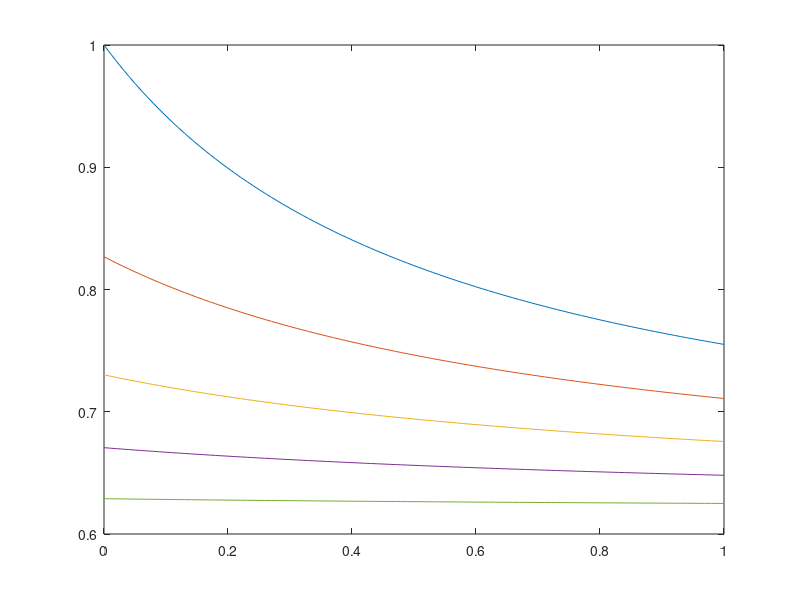

The MATLAB script that drew this image:
gG=1.00;    ...prob. pays off if good
gB=0.30;    ...prob. pays off if bad
y=3;           ...output
D=1;             ...investment size
r=1.01;          ...risk free rate
g1=0.35;          ...Pr(A|G)=g1+(g2+g3)pi
g2=0.55;          ...Pr(B|G)=g2(1-pi)
g3=0.1;          ...Pr(C|G)=g3(1-pi)
b1=0.1;          ...Pr(A|L)=(b2+b3)pi
b2=g2;          ...Pr(B|L)=b2(1-pi)
b3=1-b2-b1;          ...Pr(C|L)=b1+b3(1-pi)
alf=3;           ...c(pi)=1/alpha * pi^alpha

l=0.6
w=0.6

pi=0:0.01:1;
lp=length(pi);

%omega cutoffs and interest rates
% wbar=zeros(3,2,lp);
% wbar(2,1,:)=-(1-l)*(y*gB-D*r)/(l*(y*gG-D*r)-(1-l)*(y*gB-D*r));
% wbar(2,2,:)=l*(y*gG-D*r)/(l*(y*gG-D*r)-(1-l)*(y*gB-D*r));
R=zeros(3,2,lp);
R(2,1,:)=r*(w*l+(1-w)*(1-l))/(w*l*gG+(1-w)*(1-l)*gB);
R(2,2,:)=r*((1-w)*l+w*(1-l))/((1-w)*l*gG+w*(1-l)*gB);
for i=1:lp
%     wbar(1,1,i)=-(1-l)*b3*(1-pi(i))*(y*gB-D*r)/(l*(g1+(g2+g3)*pi(i))*(y*gG-D*r)-(1-l)*(b1+(b2+b3)*pi(i))*(y*gB-D*r));
%     wbar(3,1,i)=-(1-l)*(b1+(b2+b3)*pi(i))*(y*gB-D*r)/(l*g3*(1-pi(i))*(y*gG-D*r)-(1-l)*(b1+(b2+b3)*pi(i))*(y*gB-D*r));
%     wbar(1,2,i)=l*(g1+(g2+g3)*pi(i))*(y*gG-D*r)/(l*(g1+(g2+g3)*pi(i))*(y*gG-D*r)-(1-l)*b3*(1-pi(i))*(y*gB-D*r));
%     wbar(3,2,i)=l*g3*(1-pi(i))*(y*gG-D*r)/(l*g3*(1-pi(i))*(y*gG-D*r)-(1-l)*(b1+(b2+b3)*pi(i))*(y*gB-D*r));
    R(1,1,i)=r*(w*l*(g1+(g2+g3)*pi(i))+(1-w)*(1-l)*(b2+b3)*pi(i))/(w*l*(g1+(g2+g3)*pi(i))*gG+(1-w)*(1-l)*(b2+b3)*pi(i)*gB);
    R(3,1,i)=r*(w*l*g3*(1-pi(i))+(1-w)*(1-l)*(b1+b3*(1-pi(i))))/(w*l*g3*(1-pi(i))*gG+(1-w)*(1-l)*(b1+b3*(1-pi(i)))*gB);
    R(1,2,i)=r*((1-w)*l*(g1+(g2+g3)*pi(i))+w*(1-l)*(b2+b3)*pi(i))/((1-w)*l*(g1+(g2+g3)*pi(i))*gG+w*(1-l)*(b2+b3)*pi(i)*gB);
    R(3,2,i)=r*((1-w)*l*g3*(1-pi(i))+w*(1-l)*(b1+b3*(1-pi(i))))/((1-w)*l*g3*(1-pi(i))*gG+w*(1-l)*(b1+b3*(1-pi(i)))*gB);
end

%pi cutoffs
% phat=zeros(3,2);
% phat(1,1)=-(w*l*g1*(y*gG-D*r)+(1-w)*(1-l)*b3*(y*gB-D*r))/(w*l*(g2+g3)*(y*gG-D*r)+(1-w)*(1-l)*(-b3)*(y*gB-D*r));
% phat(3,1)=-(w*l*g3*(y*gG-D*r)+(1-w)*(1-l)*b1*(y*gB-D*r))/(w*l*(-g3)*(y*gG-D*r)+(1-w)*(1-l)*(b2+b3)*(y*gB-D*r));
% phat(1,2)=-((1-w)*l*g1*(y*gG-D*r)+w*(1-l)*b3*(y*gB-D*r))/((1-w)*l*(g2+g3)*(y*gG-D*r)+w*(1-l)*(-b3)*(y*gB-D*r));
% phat(3,2)=-((1-w)*l*g3*(y*gG-D*r)+w*(1-l)*b1*(y*gB-D*r))/((1-w)*l*(-g3)*(y*gG-D*r)+w*(1-l)*(b2+b3)*(y*gB-D*r));


%individual terms of marginal benefit function
Hx=zeros(3,lp);
Lx=zeros(3,lp);
for i=1:lp
    Hx(1,i)=((w*l*(g2+g3)*gG+(1-w)*(1-l)*(b2+b3)*gB)/(w*l+(1-w)*(1-l)))*(y-D*R(1,1,i));
    Hx(2,i)=((w*l*(-g2)*gG+(1-w)*(1-l)*(-b2)*gB)/(w*l+(1-w)*(1-l)))*(y-D*R(2,1,1));
    Hx(3,i)=((w*l*(-g3)*gG+(1-w)*(1-l)*(-b3)*gB)/(w*l+(1-w)*(1-l)))*(y-D*R(3,1,i));
    Lx(1,i)=(((1-w)*l*(g2+g3)*gG+w*(1-l)*(b2+b3)*gB)/((1-w)*l+w*(1-l)))*(y-D*R(1,2,i));
    Lx(2,i)=(((1-w)*l*(-g2)*gG+w*(1-l)*(-b2)*gB)/((1-w)*l+w*(1-l)))*(y-D*R(2,2,1));
    Lx(3,i)=(((1-w)*l*(-g3)*gG+w*(1-l)*(-b3)*gB)/((1-w)*l+w*(1-l)))*(y-D*R(3,2,i));
end

%check conditions to construct marginal benefit function
%omega > cutoff for H, omega < cutoff for L
%pi > cutoff for A, pi < cutoff for C
xH=zeros(1,lp);
xL=zeros(1,lp);
for i=1:lp
    %High
    if y-D*R(1,1,i)>0,    ...A?
        xH(i)=Hx(1,i);  end
    if y-D*R(2,1,i)>0,    ...B?
        xH(i)=xH(i)+Hx(2,i); end
    if y-D*R(3,1,i)>0,    ...C?
        xH(i)=xH(i)+Hx(3,i); end
    %Low
    if y-D*R(1,2,i)>0,    ...A?
        xL(i)=Lx(1,i);  end
    if y-D*R(2,2,i)>0,    ...B?
        xL(i)=xL(i)+Lx(2,i); end
    if y-D*R(3,2,i)>0,    ...C?
        xL(i)=xL(i)+Lx(3,i); end
end
    
%firm's optimal pi
piH=zeros(1,lp);
piL=zeros(1,lp);
for i=1:lp
%     piH(i)=1-xH(i)^(-0.5);
%     piL(i)=1-xL(i)^(-0.5);
    piH(i)=xH(i)^(1/(alf-1));
    piL(i)=xL(i)^(1/(alf-1));
    if xH(i)<0, piH(i)=0; end
    if xL(i)<0, piL(i)=0; end
    if xH(i)>1, piH(i)=1; end
    if xL(i)>1, piL(i)=1; end
end
[~,eqH]=min(abs(piH-pi));
piHeq=pi(eqH);
[~,eqL]=min(abs(piL-pi));
piLeq=pi(eqL);

Rah=R(1,1,eqH); Rbh=R(2,1,eqH); Rch=R(3,1,eqH);
Ral=R(1,1,eqL); Rbl=R(2,1,eqL); Rcl=R(3,1,eqL);

% disp(['pi cutoff for A,H:    ' num2str(phat(1,1))])
% disp(['pi cutoff for C,H:    ' num2str(phat(3,1))])
% disp(['pi cutoff for A,L:    ' num2str(phat(1,2))])
% disp(['pi cutoff for C,L:    ' num2str(phat(3,2))])
% disp(['omega cutoff for B,H: ' num2str(wbar(2,1,1))])
% disp(['omega cutoff for B,L: ' num2str(wbar(2,2,1))])
% disp(['Eq. pi for H: ' num2str(piHeq)])
% disp(['Eq. pi for L: ' num2str(piLeq)])

% hold on
% figure(1)
% plot(pi,pi,pi,piH)
% text(0.82,0.78,'$\pi^{*}=\hat{\pi}$',...
%                 'HorizontalAlignment','left',...
%                 'interpreter','latex',...
%                 'FontSize',16)
% if phat(1,1)>0 && phat(1,1)<1, line([phat(1,1) phat(1,1)],[0 1],'LineStyle','--'), end
% if phat(3,1)>0 && phat(3,1)<1, line([phat(3,1) phat(3,1)],[0 1],'LineStyle','-.'), end
% set(gca,'YLim',[0 1])

% figure(2)
% plot(pi,pi,pi,piL)
% text(0.82,0.78,'$\pi^{*}=\hat{\pi}$',...
%                 'HorizontalAlignment','left',...
%                 'interpreter','latex',...
%                 'FontSize',16)
% if phat(1,2)>0 && phat(1,2)<1, line([phat(1,2) phat(1,2)],[0 1],'LineStyle','--'), end
% if phat(3,2)>0 && phat(3,2)<1, line([phat(3,2) phat(3,2)],[0 1],'LineStyle','-.'), end
% set(gca,'YLim',[0 1])

%signal probabilities
probH=w*l+(1-w)*(1-l); 
probL=(1-w)*l+w*(1-l);
%EQ rating probabilities conditional on signal, type
probAgivGH=g1+(g2+g3)*pi;
probAgivGL=g1+(g2+g3)*pi;
probBgivGH=g2*(1-pi);
probBgivGL=g2*(1-pi);
probCgivGH=g3*(1-pi);
probCgivGL=g3*(1-pi);
probAgivBH=(b2+b3)*pi;
probAgivBL=(b2+b3)*pi;
probBgivBH=b2*(1-pi);
probBgivBL=b2*(1-pi);
probCgivBH=b1+b3*(1-pi);
probCgivBL=b1+b3*(1-pi);
%EQ rating probabilities conditional on signal
probAgivH=probAgivGH*l+probAgivBH*(1-l);
probAgivL=probAgivGL*l+probAgivBL*(1-l);
probBgivH=probBgivGH*l+probBgivBH*(1-l);
probBgivL=probBgivGL*l+probBgivBL*(1-l);
probCgivH=probCgivGH*l+probCgivBH*(1-l);
probCgivL=probCgivGL*l+probCgivBL*(1-l);
%EQ rating probabilities
numA=probAgivH.*probH+probAgivL.*probL;
numB=probBgivH.*probH+probBgivL.*probL;
numC=probCgivH.*probH+probCgivL.*probL;

for ii=1:lp
    for jj=1:lp
prAgvG(ii,jj)=probAgivGH(ii)*w*l+probAgivGL(jj)*(1-w)*l;
prAgvB(ii,jj)=probAgivBH(ii)*(1-w)*(1-l)+probAgivBL(jj)*w*(1-l);
prGgvA(ii,jj)=prAgvG(ii,jj)/(prAgvG(ii,jj)+prAgvB(ii,jj));
    end
end
surf(pi,pi,prGgvA)
plot(pi,prGgvA(:,1),pi,prGgvA(:,(lp-1)/4),pi,prGgvA(:,(lp-1)/2),pi,prGgvA(:,(lp-1)*3/4),pi,prGgvA(:,lp))
% xlabel('piH')
% ylabel('piL')
% zlabel('G|A')

% plot(pi,squeeze(R(1,2,:))',pi,squeeze(R(2,2,:))',pi,squeeze(R(3,2,:))')
